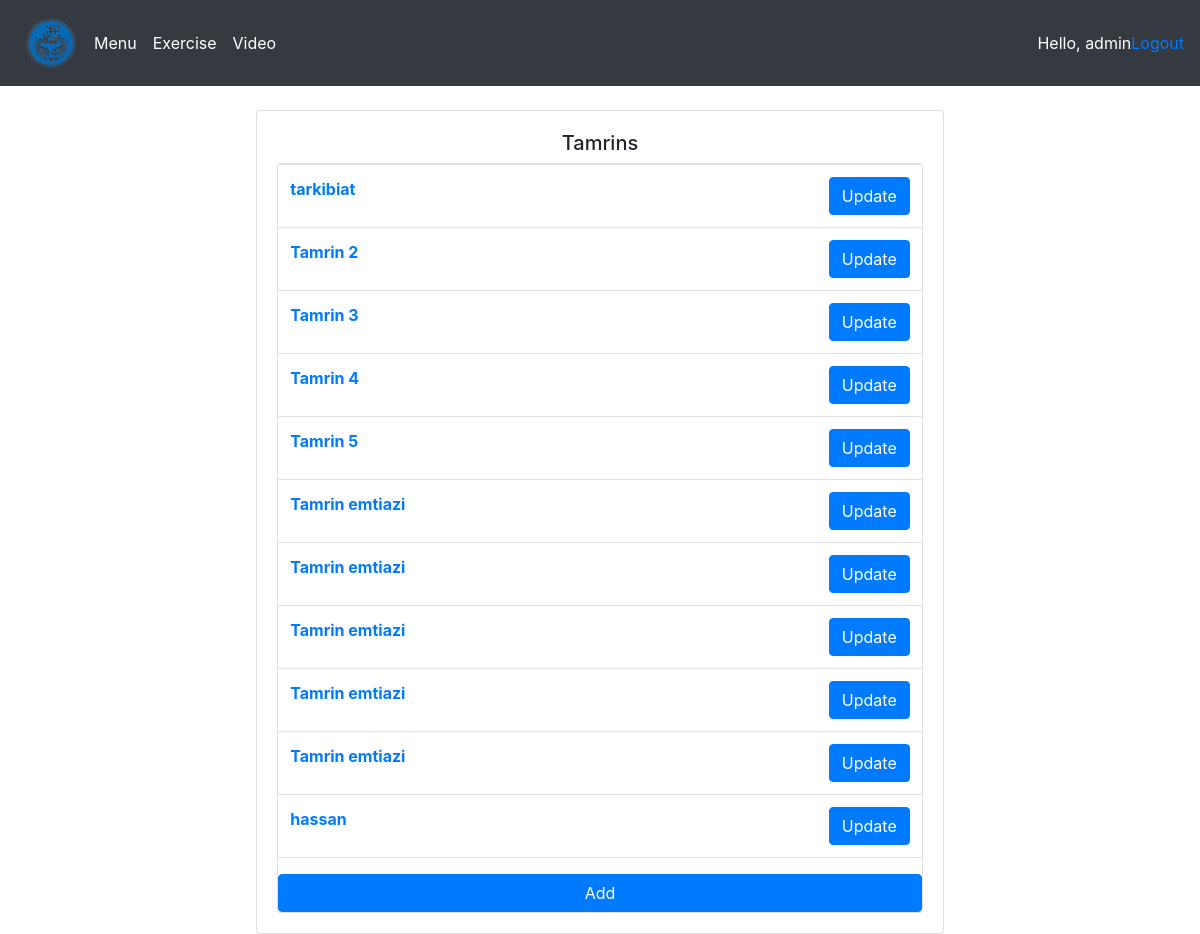
Screenshot of /menu_ostad/tamrin/ (signed in) with the database file from the repository.
### users/models.py (models this page shows, shortened)
class Tamrin(models.Model):  # order
    name = models.CharField(max_length=50, null=True)
    question = models.CharField(max_length=1000, null=True)
    deadline_tamrin = models.DateTimeField('date published')

### users/decorator.py (the view)
        def wrapper_func(request, *args, **kwargs):
            group = None
            if request.user.groups.exists():
                group = request.user.groups.all()[0].name
            if group in allowed_roles:
                return view_func(request, *args, **kwargs)
            else:
                return HttpResponse(group)

### users/decorator.py (called while the page is built)
def allowed_users(allowed_roles=[]):
    def decorator(view_func):
        def wrapper_func(request, *args, **kwargs):
            group = None
            if request.user.groups.exists():
                group = request.user.groups.all()[0].name
            if group in allowed_roles:
                return view_func(request, *args, **kwargs)
            else:
                return HttpResponse(group)
        return wrapper_func
    return decorator

### users/views.py (called while the page is built)
@login_required(login_url='login')
@allowed_users(allowed_roles=['ostad'])
def ostadTamrin(request):
    tamrins = Tamrin.objects.all()
    return render(request, 'users/tamrin_ostad.html', {'tamrins':tamrins})

### users/templates/users/tamrin_ostad.html
{% extends 'users/base.html' %}
{% load static %}
{% block content %}
<br>
<div class="row">
    <div class="col-md-7" style="margin-left:auto;margin-right:auto;">
        <div class="card card-body">
            <h5 class="text-center">Tamrins</h5>
            <div class = card card-body>
                <table class="table">
                    {% for i in tamrins %}
                            <tr>
                                <th><a href="{% url 'detail_tamrin_ostad' i.id %}">{{ i.name }}</a></th>
                                <th style="text-align:end"><a href="{% url 'update_tamrin' i.id %}" class="btn btn-primary">Update</a></th>
                            </tr>
                    {% endfor %}
                </table>
                <a href="{% url 'create_tamrin' %}" class="btn btn-primary btn-block"> Add </a>
            </div>
        </div>
    </div>
</div>
{% endblock %}

### users/templates/users/base.html (shortened to what this page needs)
{% load static %}
<!doctype html>
<html lang="en">
  <head>
    <link href="https://cdn.jsdelivr.net/npm/bootstrap@5.0.0-beta2/dist/css/bootstrap.min.css" rel="stylesheet">
    <link href="//maxcdn.bootstrapcdn.com/bootstrap/4.1.1/css/bootstrap.min.css" rel="stylesheet" id="bootstrap-css">
    <link rel="stylesheet" href="{% static '/css/main.css' %}" type="text/css">
  </head>
  <body>
    <nav class="navbar navbar-expand-lg navbar-dark bg-dark">
      <img src="{% static 'medias/images/logo.png' %}" alt="logo" style="width:70px">
      <div class="collapse navbar-collapse" id="navbarNav">
        <ul class="navbar-nav">
          {% if request.user.is_staff %}
            <li class="nav-item active">
              <a class="nav-link" href="{% url 'menu_ostad' %}">Menu <span class="sr-only">(current)</span></a>
            </li>
            <li class="nav-item active">
              <a class="nav-link" href="{% url 'tamrin_ostad' %}">Exercise <span class="sr-only">(current)</span></a>
            </li>
            <li class="nav-item active">
              <a class="nav-link" href="{% url 'video_ostad' %}">Video <span class="sr-only">(current)</span></a>
            </li>
          {% endif %}
        </ul>
      </div>
      <span style="color:white">Hello, {{request.user}}</span>
      <span><a href="{% url 'logout' %}">Logout</a></span>
    </nav>
    {% block content%}
    {% endblock %}
  </body>
</html>

### rows the page displays
Tamrin: name "tarkibiat"
Tamrin: name "Tamrin 2"
Tamrin: name "Tamrin 3"
Tamrin: name "Tamrin 4"
Tamrin: name "Tamrin 5"
Tamrin: name "Tamrin emtiazi"
Tamrin: name "Tamrin emtiazi"
Tamrin: name "Tamrin emtiazi"
Tamrin: name "Tamrin emtiazi"
Tamrin: name "Tamrin emtiazi"
Tamrin: name "hassan"

### other values shown
{{ request.user }} "admin"
